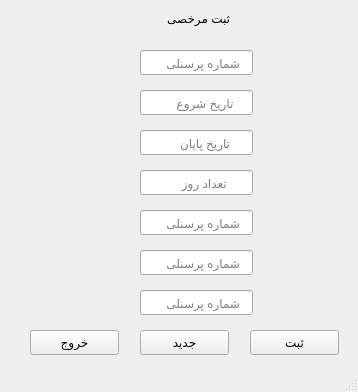
<?xml version="1.0" encoding="UTF-8"?>
<ui version="4.0">
 <class>MainWindow</class>
 <widget class="QMainWindow" name="MainWindow">
  <property name="geometry">
   <rect>
    <x>0</x>
    <y>0</y>
    <width>358</width>
    <height>392</height>
   </rect>
  </property>
  <property name="windowTitle">
   <string>MainWindow</string>
  </property>
  <widget class="QWidget" name="centralwidget">
   <widget class="QLabel" name="label">
    <property name="geometry">
     <rect>
      <x>140</x>
      <y>10</y>
      <width>90</width>
      <height>17</height>
     </rect>
    </property>
    <property name="text">
     <string>ثبت مرخصی</string>
    </property>
   </widget>
   <widget class="QLineEdit" name="lineEdit">
    <property name="geometry">
     <rect>
      <x>140</x>
      <y>50</y>
      <width>113</width>
      <height>25</height>
     </rect>
    </property>
    <property name="placeholderText">
     <string>   شماره پرسنلی</string>
    </property>
   </widget>
   <widget class="QLineEdit" name="lineEdit_2">
    <property name="geometry">
     <rect>
      <x>140</x>
      <y>90</y>
      <width>113</width>
      <height>25</height>
     </rect>
    </property>
    <property name="placeholderText">
     <string>     تاریخ شروع</string>
    </property>
   </widget>
   <widget class="QLineEdit" name="lineEdit_3">
    <property name="geometry">
     <rect>
      <x>140</x>
      <y>130</y>
      <width>113</width>
      <height>25</height>
     </rect>
    </property>
    <property name="placeholderText">
     <string>      تاریخ پایان</string>
    </property>
   </widget>
   <widget class="QLineEdit" name="lineEdit_4">
    <property name="geometry">
     <rect>
      <x>140</x>
      <y>170</y>
      <width>113</width>
      <height>25</height>
     </rect>
    </property>
    <property name="placeholderText">
     <string>       تعداد روز</string>
    </property>
   </widget>
   <widget class="QLineEdit" name="lineEdit_5">
    <property name="geometry">
     <rect>
      <x>140</x>
      <y>210</y>
      <width>113</width>
      <height>25</height>
     </rect>
    </property>
    <property name="placeholderText">
     <string>   شماره پرسنلی</string>
    </property>
   </widget>
   <widget class="QLineEdit" name="lineEdit_6">
    <property name="geometry">
     <rect>
      <x>140</x>
      <y>250</y>
      <width>113</width>
      <height>25</height>
     </rect>
    </property>
    <property name="placeholderText">
     <string>   شماره پرسنلی</string>
    </property>
   </widget>
   <widget class="QLineEdit" name="lineEdit_7">
    <property name="geometry">
     <rect>
      <x>140</x>
      <y>290</y>
      <width>113</width>
      <height>25</height>
     </rect>
    </property>
    <property name="placeholderText">
     <string>   شماره پرسنلی</string>
    </property>
   </widget>
   <widget class="QPushButton" name="pushButton">
    <property name="geometry">
     <rect>
      <x>250</x>
      <y>330</y>
      <width>89</width>
      <height>25</height>
     </rect>
    </property>
    <property name="text">
     <string>ثبت</string>
    </property>
   </widget>
   <widget class="QPushButton" name="pushButton_2">
    <property name="geometry">
     <rect>
      <x>140</x>
      <y>330</y>
      <width>89</width>
      <height>25</height>
     </rect>
    </property>
    <property name="text">
     <string>جدید</string>
    </property>
   </widget>
   <widget class="QPushButton" name="pushButton_3">
    <property name="geometry">
     <rect>
      <x>30</x>
      <y>330</y>
      <width>89</width>
      <height>25</height>
     </rect>
    </property>
    <property name="text">
     <string>خروج</string>
    </property>
   </widget>
  </widget>
  <widget class="QStatusBar" name="statusbar"/>
 </widget>
 <resources/>
 <connections/>
</ui>
